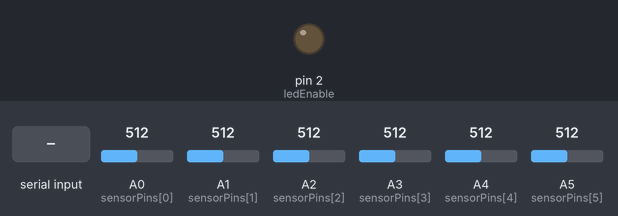
A sketch run on a simulated Arduino Uno, built with avr-gcc and run on an emulated ATmega328P. Parts: output pins drawn as LEDs (lit = HIGH). The inputs (shaded band) are chosen by the test bench; at power-on: A0 (sensorPins[0]) = 512, A1 (sensorPins[1]) = 512, A2 (sensorPins[2]) = 512, A3 (sensorPins[3]) = 512, A4 (sensorPins[4]) = 512, A5 (sensorPins[5]) = 512. What the sketch prints to the serial monitor is not drawn.

Above: at 1.2 s.
1.3 s: A0 (sensorPins[0]) set to 108
4.3 s: A0 (sensorPins[0]) set to 95
5.8 s: "p" received over Serial
7.3 s: "r" received over Serial
Timing chart, 0 to 10.3 s (numbered marks = the images above; inputs shaded):
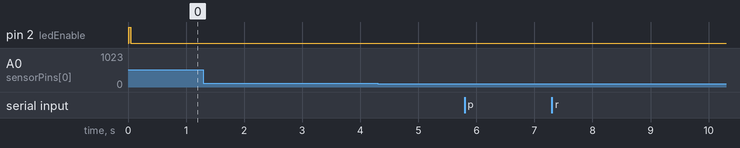

The sketch:

Prueba_sensor_QTR.ino
```cpp
/**
 * TEAM PAMBACODE
 *
 * Este programa recopila lecturas de un arreglo de 6 sensores analógicos (pins A0–A5)
 * controlando emisores (LEDs IR) mediante un pin digital que actúa como disparador
 * de la lectura (ledEnable). Permite pausar y reanudar las mediciones vía consola
 * serie ('p' para parar, 'r' para reanudar), e imprime timestamp y valores de cada
 * sensor en formato tabulado para su análisis (por ejemplo, desde Python).
 *
 * Fecha:     2025/05/28
 * Versión:   3.1.0
 *
 * Autores:
 * - César Arturo       / CesarDAlvin
 * - Sara Crystel       / Sara130401
 * - Ceron Dauzon       / Juryelcd
 */

// ------ Configuración de pines ------
// Pin digital que habilita los emisores (LEDs IR) y actúa como disparador
const uint8_t ledEnable  = 2;
// Número de sensores analógicos a leer (A0–A5)
const uint8_t numSensors = 6;
// Array con los pines analógicos de los sensores
const uint8_t sensorPins[numSensors] = { A0, A1, A2, A3, A4, A5 };

// Estado de medición: true = midiendo, false = detenido
bool running = true;

void setup() {
  // Inicializa comunicación serie a 9600 baudios
  Serial.begin(9600);
  while (!Serial) { ; }  // Espera a que el puerto serie se abra

  // Configura ledEnable como salida y lo apaga al inicio
  pinMode(ledEnable, OUTPUT);
  digitalWrite(ledEnable, LOW);

  // Cabecera con nombre de columnas (sin columna IR)
  Serial.println("Tiempo\tS0\tS1\tS2\tS3\tS4\tS5");
  Serial.println("Envía 'p' para PARAR, 'r' para REANUDAR.");
}

void loop() {
  // --- 0) Leer comandos de paro/reanudar por serie ---
  if (Serial.available() > 0) {
    char cmd = Serial.read();
    if (cmd == 'p' || cmd == 'P') {
      running = false;
      Serial.println("=== Mediciones PARADAS ===");
    }
    else if (cmd == 'r' || cmd == 'R') {
      running = true;
      Serial.println("=== Mediciones REANUDADAS ===");
    }
  }

  // Si está detenido, esperamos un poco y volvemos a checar comandos
  if (!running) {
    delay(100);
    return;
  }

  // --- 1) Obtener y formatear tiempo en HH:MM:SS.mmm ---
  unsigned long t        = millis();
  unsigned long ms       = t % 1000;
  unsigned long totalSec = t / 1000;
  unsigned int sec       = totalSec % 60;
  unsigned int min       = (totalSec / 60) % 60;
  unsigned int hr        = totalSec / 3600;

  if (hr  < 10) Serial.print('0');
  Serial.print(hr);
  Serial.print(':');
  if (min < 10) Serial.print('0');
  Serial.print(min);
  Serial.print(':');
  if (sec < 10) Serial.print('0');
  Serial.print(sec);
  Serial.print('.');
  if (ms < 100) Serial.print('0');
  if (ms <  10) Serial.print('0');
  Serial.print(ms);

  // --- 2) Activar emisores para iluminar los sensores ---
  digitalWrite(ledEnable, HIGH);
  delayMicroseconds(100);  // Retardo breve para estabilizar emisores

  // --- 3) Leer sensores analógicos A0–A5 (sin disparador IR) ---
  int readings[numSensors];
  for (uint8_t i = 0; i < numSensors; i++) {
    readings[i] = analogRead(sensorPins[i]);  // Lectura 0–1023
  }

  // --- 4) Imprimir lecturas en consola serie ---
  Serial.print('\t');
  for (uint8_t i = 0; i < numSensors; i++) {
    Serial.print(readings[i]);
    if (i < numSensors - 1) Serial.print('\t');
  }
  Serial.println();

  // --- 5) Apagar emisores y esperar antes de siguiente muestra ---
  digitalWrite(ledEnable, LOW);
  delay(50);  // Aproximadamente 20 lecturas por segundo
}
```

Measured:
- after the input at 5.8 s, every drawn part: stays the same
